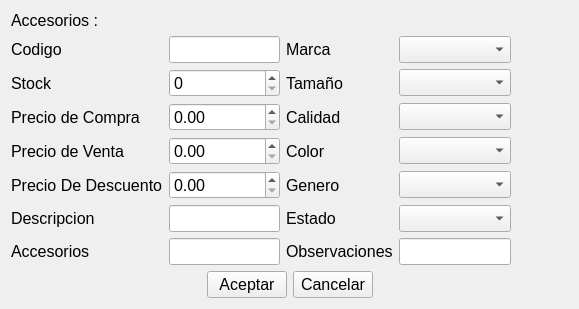
<?xml version="1.0" encoding="UTF-8"?>
<ui version="4.0">
 <class>ui_agregaraccesorios</class>
 <widget class="QWidget" name="ui_agregaraccesorios">
  <property name="geometry">
   <rect>
    <x>0</x>
    <y>0</y>
    <width>579</width>
    <height>303</height>
   </rect>
  </property>
  <property name="font">
   <font>
    <pointsize>12</pointsize>
   </font>
  </property>
  <property name="windowTitle">
   <string>Form</string>
  </property>
  <layout class="QGridLayout" name="gridLayout_2">
   <item row="0" column="0">
    <layout class="QGridLayout" name="gridLayout">
     <item row="4" column="3">
      <widget class="MyComboBox" name="comboBox_color">
       <property name="sizePolicy">
        <sizepolicy hsizetype="Expanding" vsizetype="Fixed">
         <horstretch>0</horstretch>
         <verstretch>0</verstretch>
        </sizepolicy>
       </property>
      </widget>
     </item>
     <item row="4" column="2">
      <widget class="QLabel" name="label_15">
       <property name="sizePolicy">
        <sizepolicy hsizetype="Preferred" vsizetype="Preferred">
         <horstretch>0</horstretch>
         <verstretch>0</verstretch>
        </sizepolicy>
       </property>
       <property name="text">
        <string>Color</string>
       </property>
      </widget>
     </item>
     <item row="1" column="1">
      <widget class="QLineEdit" name="lineEdit_codigo"/>
     </item>
     <item row="3" column="2">
      <widget class="QLabel" name="label_11">
       <property name="sizePolicy">
        <sizepolicy hsizetype="Preferred" vsizetype="Preferred">
         <horstretch>0</horstretch>
         <verstretch>0</verstretch>
        </sizepolicy>
       </property>
       <property name="text">
        <string>Calidad</string>
       </property>
      </widget>
     </item>
     <item row="2" column="0">
      <widget class="QLabel" name="label_4">
       <property name="text">
        <string>Stock</string>
       </property>
      </widget>
     </item>
     <item row="1" column="4">
      <widget class="QPushButton" name="pushButton_xmarca">
       <property name="sizePolicy">
        <sizepolicy hsizetype="Fixed" vsizetype="Fixed">
         <horstretch>0</horstretch>
         <verstretch>0</verstretch>
        </sizepolicy>
       </property>
       <property name="text">
        <string/>
       </property>
       <property name="icon">
        <iconset resource="../Icons/Icons.qrc">
         <normaloff>:/Icons/1349716373_monotone_close_exit_delete_small.png</normaloff>:/Icons/1349716373_monotone_close_exit_delete_small.png</iconset>
       </property>
       <property name="autoDefault">
        <bool>false</bool>
       </property>
       <property name="flat">
        <bool>true</bool>
       </property>
      </widget>
     </item>
     <item row="4" column="0">
      <widget class="QLabel" name="label_12">
       <property name="text">
        <string>Precio de Venta</string>
       </property>
      </widget>
     </item>
     <item row="2" column="1">
      <widget class="QSpinBox" name="spinBox_stock">
       <property name="maximum">
        <number>999999999</number>
       </property>
      </widget>
     </item>
     <item row="5" column="0">
      <widget class="QLabel" name="label_7">
       <property name="text">
        <string>Precio De Descuento</string>
       </property>
      </widget>
     </item>
     <item row="3" column="4">
      <widget class="QPushButton" name="pushButton_xcalidad">
       <property name="sizePolicy">
        <sizepolicy hsizetype="Fixed" vsizetype="Fixed">
         <horstretch>0</horstretch>
         <verstretch>0</verstretch>
        </sizepolicy>
       </property>
       <property name="text">
        <string/>
       </property>
       <property name="icon">
        <iconset resource="../Icons/Icons.qrc">
         <normaloff>:/Icons/1349716373_monotone_close_exit_delete_small.png</normaloff>:/Icons/1349716373_monotone_close_exit_delete_small.png</iconset>
       </property>
       <property name="autoDefault">
        <bool>false</bool>
       </property>
       <property name="flat">
        <bool>true</bool>
       </property>
      </widget>
     </item>
     <item row="2" column="2">
      <widget class="QLabel" name="label_9">
       <property name="sizePolicy">
        <sizepolicy hsizetype="Preferred" vsizetype="Preferred">
         <horstretch>0</horstretch>
         <verstretch>0</verstretch>
        </sizepolicy>
       </property>
       <property name="text">
        <string>Tamaño</string>
       </property>
      </widget>
     </item>
     <item row="9" column="0" colspan="5">
      <layout class="QHBoxLayout" name="horizontalLayout_2">
       <item>
        <spacer name="horizontalSpacer">
         <property name="orientation">
          <enum>Qt::Horizontal</enum>
         </property>
         <property name="sizeHint" stdset="0">
          <size>
           <width>40</width>
           <height>20</height>
          </size>
         </property>
        </spacer>
       </item>
       <item>
        <widget class="QPushButton" name="pushButton_agregar">
         <property name="text">
          <string>Aceptar</string>
         </property>
         <property name="shortcut">
          <string>Ctrl+G</string>
         </property>
        </widget>
       </item>
       <item>
        <widget class="QPushButton" name="pushButton_cancelar">
         <property name="text">
          <string>Cancelar</string>
         </property>
         <property name="shortcut">
          <string>Esc</string>
         </property>
        </widget>
       </item>
       <item>
        <spacer name="horizontalSpacer_2">
         <property name="orientation">
          <enum>Qt::Horizontal</enum>
         </property>
         <property name="sizeHint" stdset="0">
          <size>
           <width>40</width>
           <height>20</height>
          </size>
         </property>
        </spacer>
       </item>
      </layout>
     </item>
     <item row="3" column="3">
      <widget class="MyComboBox" name="comboBox_calidad">
       <property name="sizePolicy">
        <sizepolicy hsizetype="Expanding" vsizetype="Fixed">
         <horstretch>0</horstretch>
         <verstretch>0</verstretch>
        </sizepolicy>
       </property>
      </widget>
     </item>
     <item row="6" column="0">
      <widget class="QLabel" name="label_3">
       <property name="text">
        <string>Descripcion</string>
       </property>
      </widget>
     </item>
     <item row="1" column="0">
      <widget class="QLabel" name="label_2">
       <property name="text">
        <string>Codigo</string>
       </property>
      </widget>
     </item>
     <item row="2" column="4">
      <widget class="QPushButton" name="pushButton_xtamanio">
       <property name="sizePolicy">
        <sizepolicy hsizetype="Fixed" vsizetype="Fixed">
         <horstretch>0</horstretch>
         <verstretch>0</verstretch>
        </sizepolicy>
       </property>
       <property name="text">
        <string/>
       </property>
       <property name="icon">
        <iconset resource="../Icons/Icons.qrc">
         <normaloff>:/Icons/1349716373_monotone_close_exit_delete_small.png</normaloff>:/Icons/1349716373_monotone_close_exit_delete_small.png</iconset>
       </property>
       <property name="autoDefault">
        <bool>false</bool>
       </property>
       <property name="flat">
        <bool>true</bool>
       </property>
      </widget>
     </item>
     <item row="4" column="4">
      <widget class="QPushButton" name="pushButton_xcolor">
       <property name="sizePolicy">
        <sizepolicy hsizetype="Fixed" vsizetype="Fixed">
         <horstretch>0</horstretch>
         <verstretch>0</verstretch>
        </sizepolicy>
       </property>
       <property name="text">
        <string/>
       </property>
       <property name="icon">
        <iconset resource="../Icons/Icons.qrc">
         <normaloff>:/Icons/1349716373_monotone_close_exit_delete_small.png</normaloff>:/Icons/1349716373_monotone_close_exit_delete_small.png</iconset>
       </property>
       <property name="autoDefault">
        <bool>false</bool>
       </property>
       <property name="flat">
        <bool>true</bool>
       </property>
      </widget>
     </item>
     <item row="1" column="2">
      <widget class="QLabel" name="label_8">
       <property name="sizePolicy">
        <sizepolicy hsizetype="Preferred" vsizetype="Preferred">
         <horstretch>0</horstretch>
         <verstretch>0</verstretch>
        </sizepolicy>
       </property>
       <property name="text">
        <string>Marca</string>
       </property>
      </widget>
     </item>
     <item row="7" column="0">
      <widget class="QLabel" name="label_6">
       <property name="text">
        <string>Accesorios</string>
       </property>
      </widget>
     </item>
     <item row="0" column="0">
      <widget class="QLabel" name="label_tiulo">
       <property name="text">
        <string>Accesorios :</string>
       </property>
      </widget>
     </item>
     <item row="7" column="1">
      <widget class="QLineEdit" name="lineEdit_accesorios"/>
     </item>
     <item row="3" column="0">
      <widget class="QLabel" name="label_13">
       <property name="text">
        <string>Precio de Compra</string>
       </property>
      </widget>
     </item>
     <item row="1" column="3">
      <widget class="MyComboBox" name="comboBox_marca">
       <property name="sizePolicy">
        <sizepolicy hsizetype="Expanding" vsizetype="Fixed">
         <horstretch>0</horstretch>
         <verstretch>0</verstretch>
        </sizepolicy>
       </property>
      </widget>
     </item>
     <item row="2" column="3">
      <widget class="MyComboBox" name="comboBox_tamanio">
       <property name="sizePolicy">
        <sizepolicy hsizetype="Expanding" vsizetype="Fixed">
         <horstretch>0</horstretch>
         <verstretch>0</verstretch>
        </sizepolicy>
       </property>
      </widget>
     </item>
     <item row="6" column="1">
      <widget class="QLineEdit" name="lineEdit_descripcion"/>
     </item>
     <item row="5" column="2">
      <widget class="QLabel" name="label_5">
       <property name="text">
        <string>Genero</string>
       </property>
      </widget>
     </item>
     <item row="5" column="3">
      <widget class="MyComboBox" name="comboBox_genero"/>
     </item>
     <item row="5" column="4">
      <widget class="QPushButton" name="pushButton_xgenero">
       <property name="text">
        <string/>
       </property>
       <property name="icon">
        <iconset resource="../Icons/Icons.qrc">
         <normaloff>:/Icons/1349716373_monotone_close_exit_delete_small.png</normaloff>:/Icons/1349716373_monotone_close_exit_delete_small.png</iconset>
       </property>
       <property name="flat">
        <bool>true</bool>
       </property>
      </widget>
     </item>
     <item row="7" column="2">
      <widget class="QLabel" name="label">
       <property name="text">
        <string>Observaciones</string>
       </property>
      </widget>
     </item>
     <item row="7" column="3">
      <widget class="QLineEdit" name="lineEdit_observaciones">
       <property name="readOnly">
        <bool>false</bool>
       </property>
      </widget>
     </item>
     <item row="6" column="2">
      <widget class="QLabel" name="label_estado">
       <property name="text">
        <string>Estado</string>
       </property>
      </widget>
     </item>
     <item row="6" column="3">
      <widget class="MyComboBox" name="comboBox_estado"/>
     </item>
     <item row="6" column="4">
      <widget class="QPushButton" name="pushButton_xestado">
       <property name="text">
        <string/>
       </property>
       <property name="icon">
        <iconset resource="../Icons/Icons.qrc">
         <normaloff>:/Icons/1349716373_monotone_close_exit_delete_small.png</normaloff>:/Icons/1349716373_monotone_close_exit_delete_small.png</iconset>
       </property>
       <property name="flat">
        <bool>true</bool>
       </property>
      </widget>
     </item>
     <item row="3" column="1">
      <widget class="QDoubleSpinBox" name="doubleSpinBox_precio_compra">
       <property name="maximum">
        <double>100000.000000000000000</double>
       </property>
      </widget>
     </item>
     <item row="4" column="1">
      <widget class="QDoubleSpinBox" name="doubleSpinBox_precio_venta">
       <property name="maximum">
        <double>100000.000000000000000</double>
       </property>
      </widget>
     </item>
     <item row="5" column="1">
      <widget class="QDoubleSpinBox" name="doubleSpinBox_precio_descuento">
       <property name="maximum">
        <double>1000000.000000000000000</double>
       </property>
      </widget>
     </item>
    </layout>
   </item>
  </layout>
 </widget>
 <customwidgets>
  <customwidget>
   <class>MyComboBox</class>
   <extends>QComboBox</extends>
   <header location="global">mycombobox.h</header>
   <slots>
    <slot>Eliminar_Item()</slot>
   </slots>
  </customwidget>
 </customwidgets>
 <tabstops>
  <tabstop>lineEdit_codigo</tabstop>
  <tabstop>spinBox_stock</tabstop>
  <tabstop>doubleSpinBox_precio_compra</tabstop>
  <tabstop>doubleSpinBox_precio_venta</tabstop>
  <tabstop>doubleSpinBox_precio_descuento</tabstop>
  <tabstop>lineEdit_descripcion</tabstop>
  <tabstop>lineEdit_accesorios</tabstop>
  <tabstop>comboBox_marca</tabstop>
  <tabstop>comboBox_tamanio</tabstop>
  <tabstop>comboBox_calidad</tabstop>
  <tabstop>comboBox_color</tabstop>
  <tabstop>comboBox_genero</tabstop>
  <tabstop>comboBox_estado</tabstop>
  <tabstop>lineEdit_observaciones</tabstop>
  <tabstop>pushButton_agregar</tabstop>
  <tabstop>pushButton_cancelar</tabstop>
  <tabstop>pushButton_xmarca</tabstop>
  <tabstop>pushButton_xtamanio</tabstop>
  <tabstop>pushButton_xcalidad</tabstop>
  <tabstop>pushButton_xcolor</tabstop>
  <tabstop>pushButton_xgenero</tabstop>
  <tabstop>pushButton_xestado</tabstop>
 </tabstops>
 <resources>
  <include location="../Icons/Icons.qrc"/>
 </resources>
 <connections/>
</ui>
